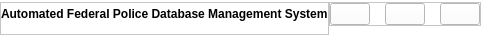
     <widget class="QWidget" name="widget" native="true">
      <property name="maximumSize">
       <size>
        <width>16777215</width>
        <height>35</height>
       </size>
      </property>
      <property name="styleSheet">
       <string notr="true">background-color: rgb(255, 255, 255);</string>
      </property>
      <layout class="QHBoxLayout" name="horizontalLayout">
       <property name="spacing">
        <number>0</number>
       </property>
       <property name="leftMargin">
        <number>0</number>
       </property>
       <property name="topMargin">
        <number>2</number>
       </property>
       <property name="rightMargin">
        <number>0</number>
       </property>
       <property name="bottomMargin">
        <number>0</number>
       </property>
       <item alignment="Qt::AlignLeft">
        <widget class="QFrame" name="frame">
         <property name="frameShape">
          <enum>QFrame::StyledPanel</enum>
         </property>
         <property name="frameShadow">
          <enum>QFrame::Raised</enum>
         </property>
         <layout class="QHBoxLayout" name="horizontalLayout_3">
          <property name="spacing">
           <number>6</number>
          </property>
          <property name="leftMargin">
           <number>0</number>
          </property>
          <property name="topMargin">
           <number>0</number>
          </property>
          <property name="rightMargin">
           <number>0</number>
          </property>
          <property name="bottomMargin">
           <number>10</number>
          </property>
          <item alignment="Qt::AlignLeft">
           <widget class="QLabel" name="label">
            <property name="font">
             <font>
              <weight>75</weight>
              <bold>true</bold>
             </font>
            </property>
            <property name="styleSheet">
             <string notr="true">background-color: rgb(255, 255, 255);</string>
            </property>
            <property name="text">
             <string>Automated Federal Police Database Management System</string>
            </property>
           </widget>
          </item>
         </layout>
        </widget>
       </item>
       <item alignment="Qt::AlignRight|Qt::AlignTop">
        <widget class="QFrame" name="frame_2">
         <property name="frameShape">
          <enum>QFrame::StyledPanel</enum>
         </property>
         <property name="frameShadow">
          <enum>QFrame::Raised</enum>
         </property>
         <layout class="QHBoxLayout" name="horizontalLayout_2">
          <property name="spacing">
           <number>15</number>
          </property>
          <property name="leftMargin">
           <number>0</number>
          </property>
          <property name="topMargin">
           <number>0</number>
          </property>
          <property name="rightMargin">
           <number>0</number>
          </property>
          <property name="bottomMargin">
           <number>0</number>
          </property>
          <item>
           <widget class="QPushButton" name="pushButton_2">
            <property name="styleSheet">
             <string notr="true">QPushButton{
background-color: rgb(255, 255, 255);
}
QPushButton:hover{
	background-color: rgb(221, 221, 221);
}</string>
            </property>
            <property name="text">
             <string/>
            </property>
            <property name="icon">
             <iconset resource="2.qrc">
              <normaloff>:/icon2/icon_white/minus.svg</normaloff>:/icon2/icon_white/minus.svg</iconset>
            </property>
            <property name="iconSize">
             <size>
              <width>20</width>
              <height>20</height>
             </size>
            </property>
           </widget>
          </item>
          <item>
           <widget class="QPushButton" name="pushButton_3">
            <property name="styleSheet">
             <string notr="true">QPushButton{
background-color: rgb(255, 255, 255);
}
QPushButton:hover{
	background-color: rgb(221, 221, 221);
}</string>
            </property>
            <property name="text">
             <string/>
            </property>
            <property name="icon">
             <iconset resource="2.qrc">
              <normaloff>:/icon2/icon_white/square.svg</normaloff>:/icon2/icon_white/square.svg</iconset>
            </property>
            <property name="iconSize">
             <size>
              <width>20</width>
              <height>20</height>
             </size>
            </property>
           </widget>
          </item>
          <item>
           <widget class="QPushButton" name="pushButton_4">
            <property name="styleSheet">
             <string notr="true">QPushButton{
background-color: rgb(255, 255, 255);

}

QPushButton:hover{
	background-color: rgb(204, 0, 0);
}
</string>
            </property>
            <property name="text">
             <string/>
            </property>
            <property name="icon">
             <iconset resource="2.qrc">
              <normaloff>:/icon2/icon_white/x.svg</normaloff>:/icon2/icon_white/x.svg</iconset>
            </property>
            <property name="iconSize">
             <size>
              <width>20</width>
              <height>20</height>
             </size>
            </property>
           </widget>
          </item>
         </layout>
        </widget>
       </item>
      </layout>
     </widget>
